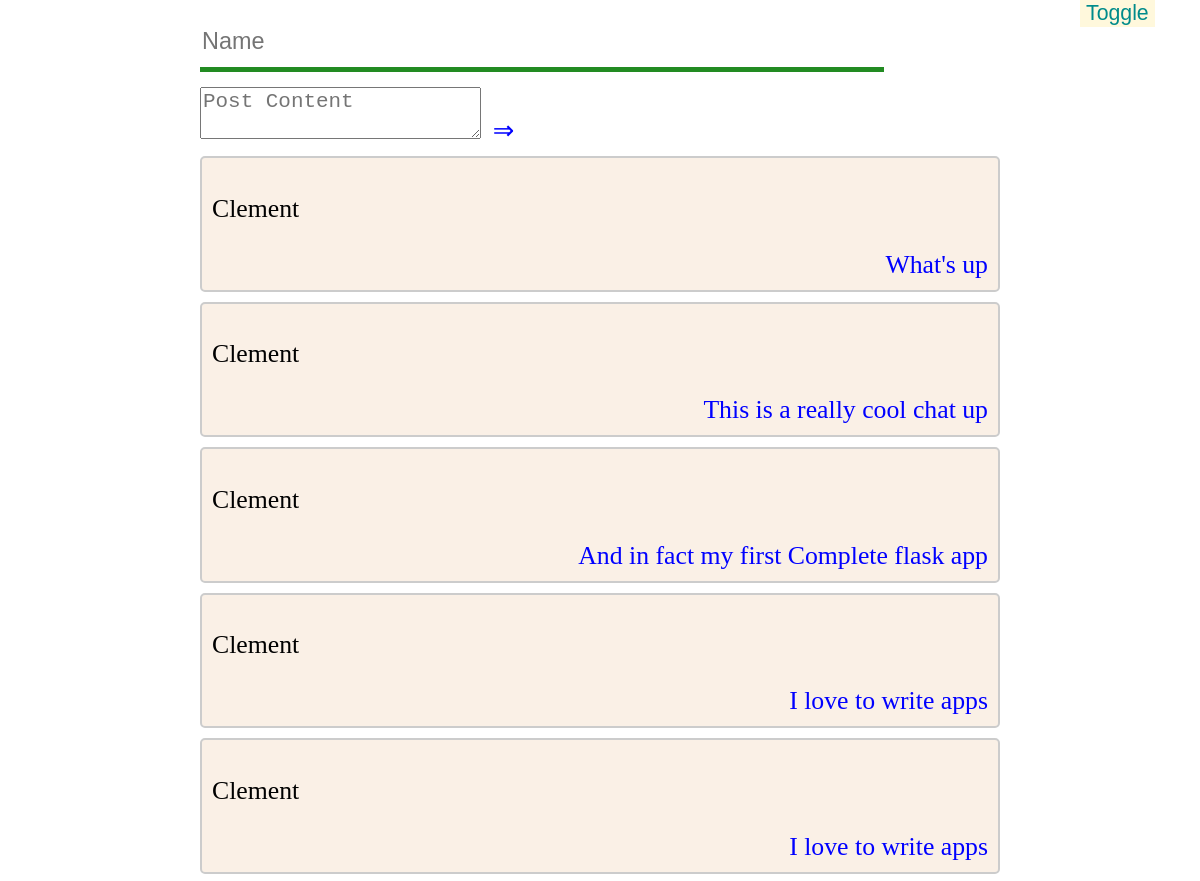
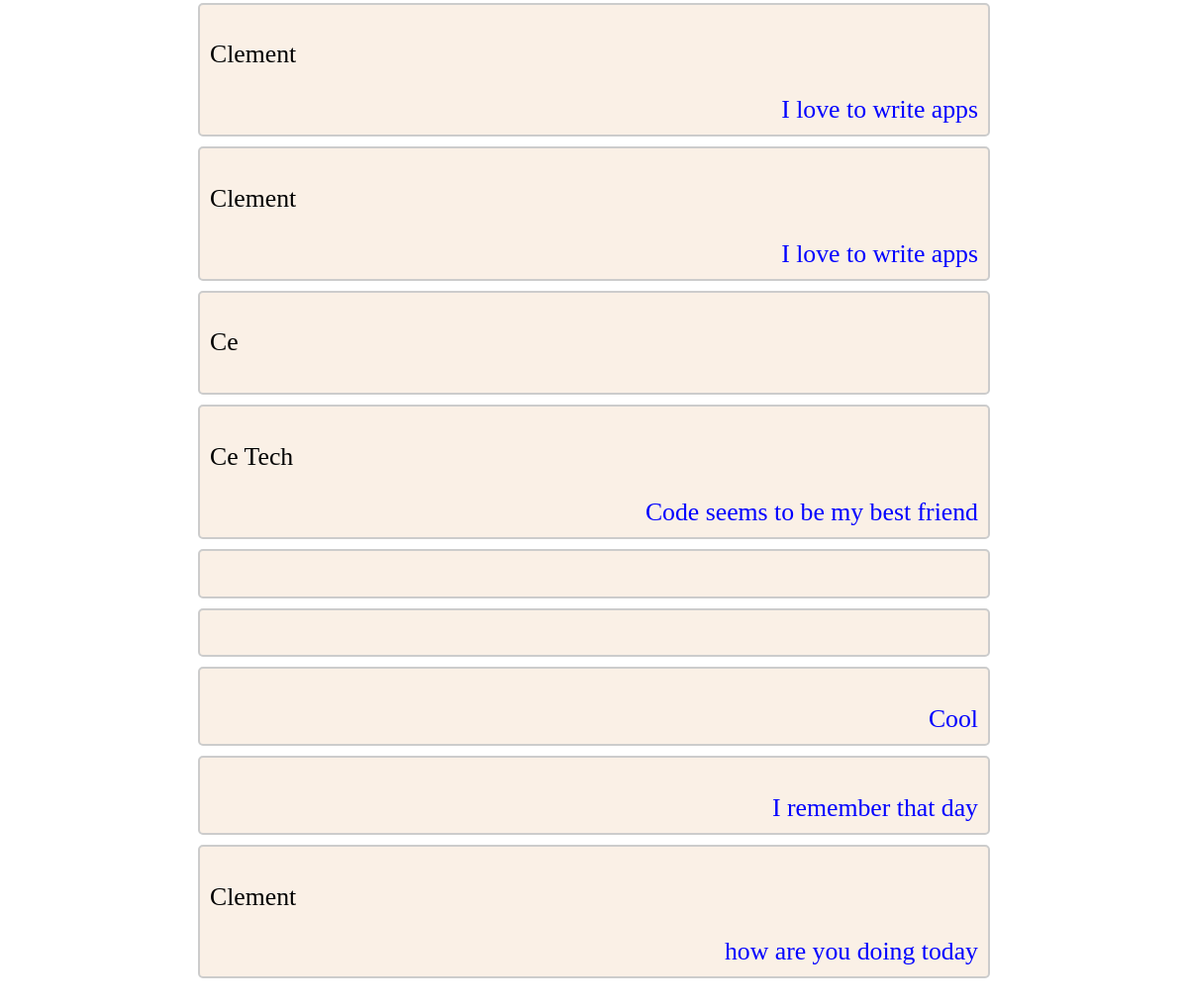
The page / on the database its author committed (2 pictures, top to bottom).
### tables this page shows
CREATE TABLE "posts" (
	"id"	INTEGER,
	"name"	TEXT NOT NULL,
	"content"	TEXT NOT NULL,
	"image"	image
);

### app.py (the view)
@app.route('/', methods=['GET', 'POST'])
def index():
    if request.method == 'GET':
        pass
    if request.method == 'POST':
        name = request.form.get('name')
        post = request.form.get('post')
        create_post(name, post)
    posts = get_posts()
    return render_template('index.html', posts=posts)

### models.py (called while the page is built)
def get_posts():
    con = sql.connect(path.join(ROOT, 'database.db'))
    cur = con.cursor()
    cur.execute('select * from posts')
    posts = cur.fetchall()
    return posts

### templates/index.html (shortened to what this page needs)
<!DOCTYPE html>
<html lang="en">
<head>
</head>
<body>
    <button id="toggler" onclick=toggler();>Toggle</button>
    <form action="/" method="post">
        <input type="text" placeholder="Name" name="name" class="name">
        <div class="post-content" class="hide" id="post-content">
            <textarea placeholder="Post Content" name="post"></textarea>
            <input type="submit" value="&rArr;" style="color: blue; background: white; border:none" />
        </div>
    </form>
    <div class="main-container">
        {% for post in posts %}
        <div class="container darker">
            <p>{{ post[1] }}</p>
            <span class="time-right">{{post[2]}}</span>
        </div>
        {% endfor %}
    </div>
</body>
</html>

### templates/index.html (style rules this page uses)
* { font-size: 1.1em; }
body { margin: 0 auto; max-width: 800px; padding: 0 20px; }
.container { border: 2px solid #dedede; background-color: #f1f1f1; border-radius: 5px; padding: 10px; margin: 10px 0; }
#toggler { top: 0; left: 90%; position: absolute; background: cornsilk; color: darkcyan; border: none; }
.darker { border-color: #ccc; background-color: #ddd; }
.container::after { content: ""; clear: both; display: table; }
.time-right { float: right; color: blue; }
.name, .name:focus { width: 85%; border: none; margin-top: 15px; height: 50px; border-bottom: 5px solid forestgreen; margin-bottom: 15px; }
.container { background-color: linen; }
.main-container { position: relative; margin-bottom: 50px; }

### rows shown on the page
posts: name "Clement", content "What's up"
posts: name "Clement", content "This is a really cool chat up"
posts: name "Clement", content "And in fact my first Complete flask app"
posts: name "Clement", content "I love to write apps"
posts: name "Clement", content "I love to write apps"
posts: name "Clement", content "I love to write apps"
posts: name "Clement", content "I love to write apps"
posts: name "Ce"
posts: name "Ce Tech", content "Code seems to be my best friend"
posts: content "Cool"
posts: content "I remember that day"
posts: name "Clement", content "how are you doing today"
